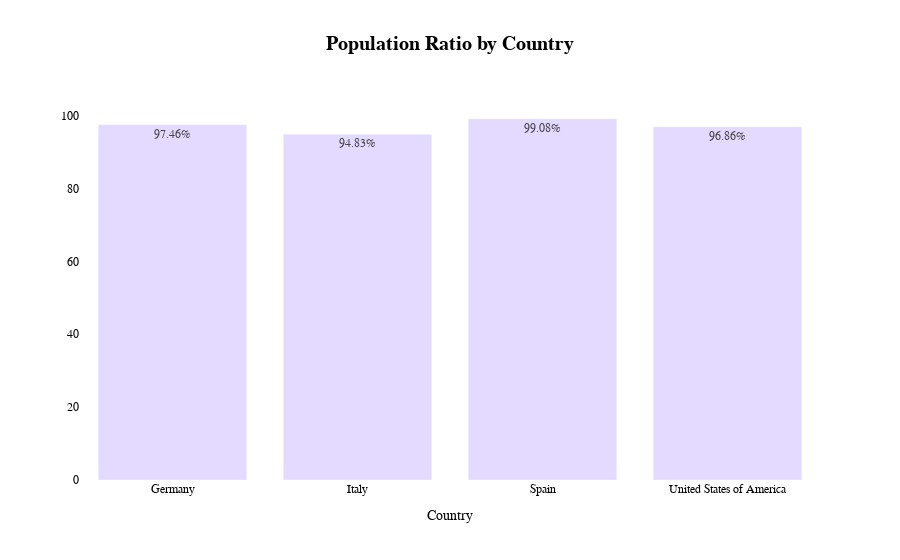

The notebook cell this image was saved under:
### Markdown cell above
Next, we analyze the male-to-female ratio across the four countries to understand gender distribution patterns. Gender demographics can provide context for healthcare demands, as certain health conditions and mortality risks may vary by gender. This analysis serves as a foundational step to assess whether gender imbalances could impact our predictions for death cases.

### Code cell
fig=px.bar(
    auxiliary2,
    x='country_name',
    y='male_female_ratio',
    title= 'Population Ratio by Country',
    labels={'variable': 'Variable','country_name':'Country' },
    text_auto=True
)
fig.update_traces(marker=dict(color='#E4D9FF'),
    texttemplate='%{y:.2f}%')

fig.update_layout(
    paper_bgcolor='white',
    plot_bgcolor='white',
    xaxis_title='Country',
    yaxis_title=None,
    legend_title=None,
    font=dict(
        family='Arial',
        size=12,
        color='black'
    ),
    title={
        'font': {
            'size': 20,
            'weight': 'bold'
            },
        'x': 0.5
    },
    legend=dict(
        orientation="h",
        x=0.4,
        y=1.1)
)

fig.show()

### Figure 1 — Plotly figure (JSON) as saved in the notebook; plotly's stock layout.template omitted (floating-point values rounded to 4 significant figures)
{"data": [{"alignmentgroup": "True", "hovertemplate": "Country=%{x}<br>male_female_ratio=%{y}<extra></extra>", "legendgroup": "", "marker": {"color": "#E4D9FF", "pattern": {"shape": ""}}, "name": "", "offsetgroup": "", "orientation": "v", "showlegend": false, "textposition": "auto", "texttemplate": "%{y:.2f}%", "type": "bar", "x": ["Germany", "Italy", "Spain", "United States of America"], "xaxis": "x", "y": [97.46, 94.83, 99.08, 96.86], "yaxis": "y"}], "layout": {"barmode": "relative", "font": {"color": "black", "family": "Arial", "size": 12}, "legend": {"orientation": "h", "title": {}, "tracegroupgap": 0, "x": 0.4, "y": 1.1}, "paper_bgcolor": "white", "plot_bgcolor": "white", "title": {"font": {"size": 20, "weight": "bold"}, "text": "Population Ratio by Country", "x": 0.5}, "xaxis": {"anchor": "y", "domain": [0, 1], "title": {"text": "Country"}}, "yaxis": {"anchor": "x", "domain": [0, 1], "title": {}}}}
